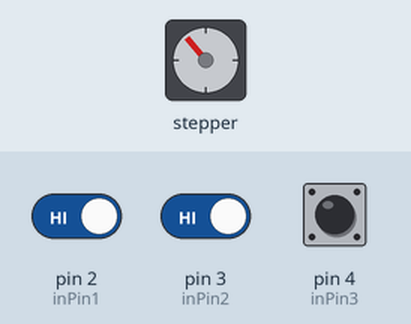
The sketch below on a simulated Arduino Uno, built with avr-gcc and run on an emulated ATmega328P. On the bench: stepper motor. The test bench sets the inputs (shaded band); at power-on: pin 2 (inPin1) HIGH, pin 3 (inPin2) HIGH, pin 4 (inPin3) HIGH. Stepper angles assume 36 steps per turn.

Above: at 1.9 s.
2.0 s: pin 2 (inPin1) driven LOW
At 2.9 s:
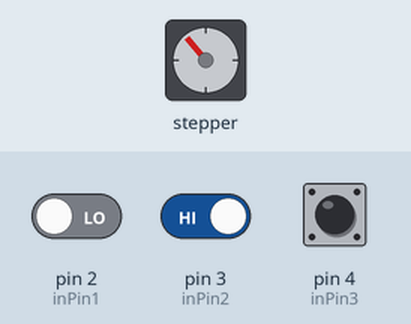
3.5 s: pin 2 (inPin1) driven HIGH
At 6.5 s:
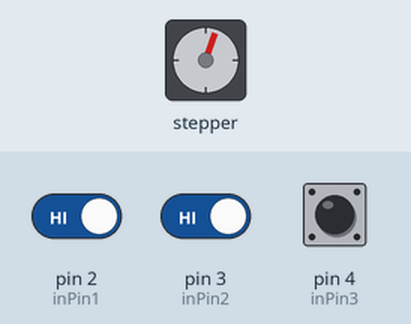
6.6 s: pin 3 (inPin2) driven LOW
At 7.6 s:
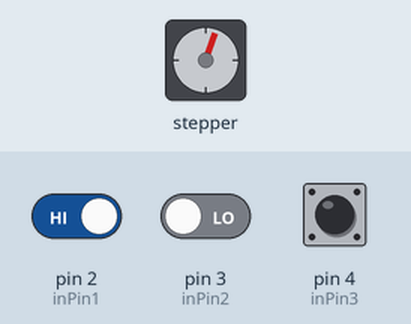
8.1 s: pin 3 (inPin2) driven HIGH
At 9.1 s:
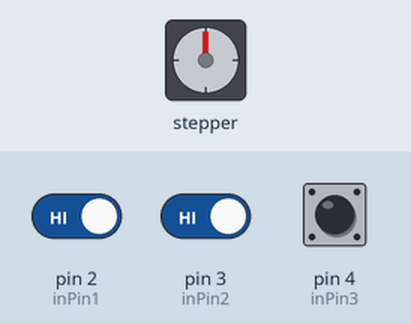
Timing chart, 0 to 24.6 s (numbered marks = the images above; inputs shaded):
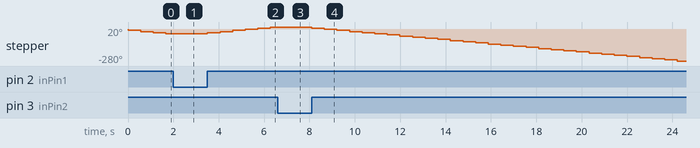

The sketch:

StepperMotor.ino
```cpp
#include <Stepper.h>

int inPin1 = 2;
int inPin2 = 3;
int inPin3 = 4;

int outPin1 = 6;
int outPin2 = 9;
int outPin3 = 10;
int outPin4 = 11;

int stepperSpeed = 3;
int currentDirection = -1;

Stepper stepper= Stepper(36, outPin1, outPin2, outPin3, outPin4);

void setup() {
  pinMode(inPin1, INPUT);
  pinMode(inPin2, INPUT);
  pinMode(inPin3, INPUT);

  pinMode(outPin1,  OUTPUT);
  pinMode(outPin2, OUTPUT);
  pinMode(outPin3,  OUTPUT);
  pinMode(outPin4, OUTPUT);

  stepper.setSpeed(stepperSpeed);

  Serial.begin(9600);
}
void loop() {
  int lButton = digitalRead(inPin1);
  int rButton = digitalRead(inPin2);
  int stopButton = digitalRead(inPin3);
  if (lButton == LOW) {
    currentDirection = 1;
    while(digitalRead(inPin1) == LOW);
  }
  else if (rButton == LOW) {
    currentDirection = -1;
    while(digitalRead(inPin2) == LOW);
  }
  else if (stopButton == LOW) {
    currentDirection = 0;
    while(digitalRead(inPin3) == LOW);
  }
  stepper.step(currentDirection);
}
```

Measured:
- after the input at 2.0 s, stepper: stays -40° (without the input it goes to -50° after 0.22 s)
- after the input at 3.5 s, stepper: turns 10° clockwise in 0.00 s, repeating every 0.56 s
- after the input at 6.6 s, stepper: stays 20° (without the input it goes to 30° after 0.23 s)
- after the input at 8.1 s, stepper: turns 10° counter-clockwise in 0.00 s, repeating every 0.56 s
- by itself, stepper: turns 10° counter-clockwise in 0.00 s, repeating every 0.56 s
